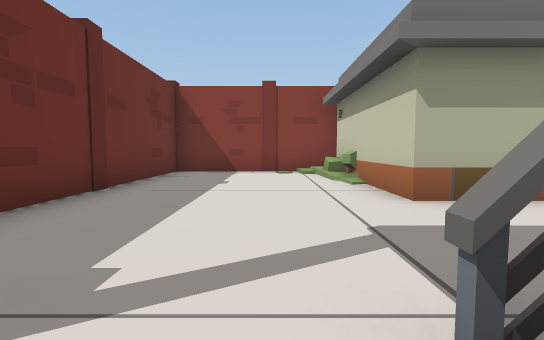
[1] (above)

19 first-person views from a walk through a scene from a Unity 3-D project. The camera is 1.3 m above the floor, tilts 4° down and sees 85° across. The floor is counted in squares, 2 m on a side. Each view is taken from the middle of a square. On the plan, view 1 faces up. The plan holds only what a view shows up to about 9 squares ahead; the rest is blank. The place goes on beyond the plan. The player character is not drawn.

[2]
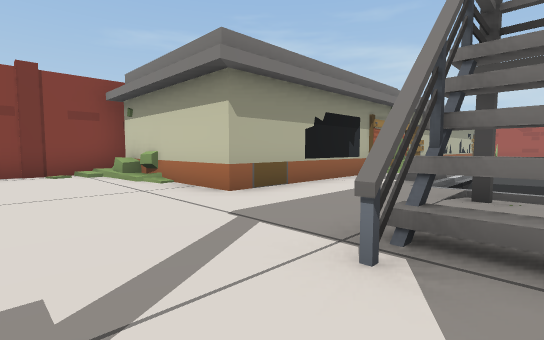

[3]
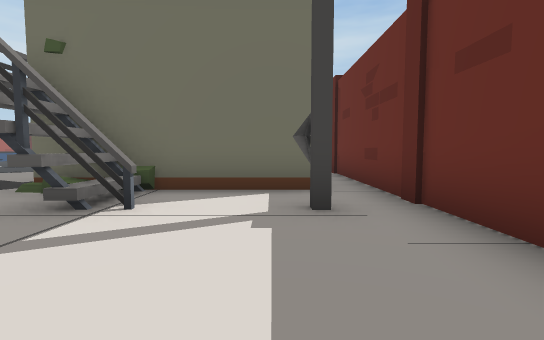

[4]
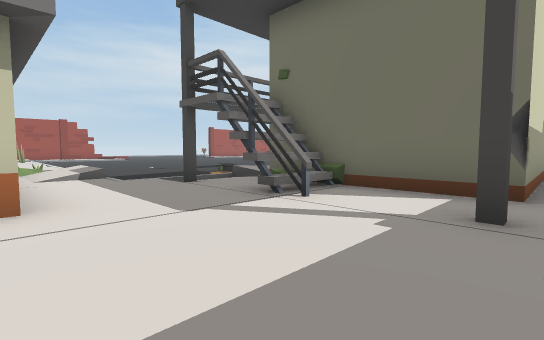

[5]
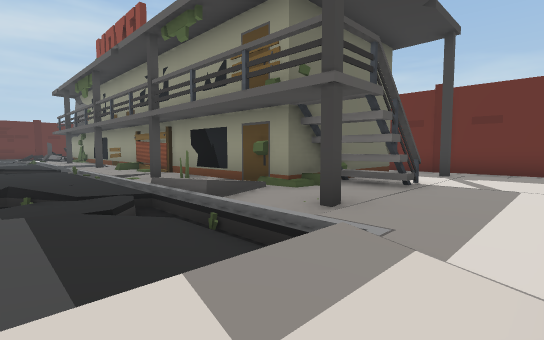

[6]
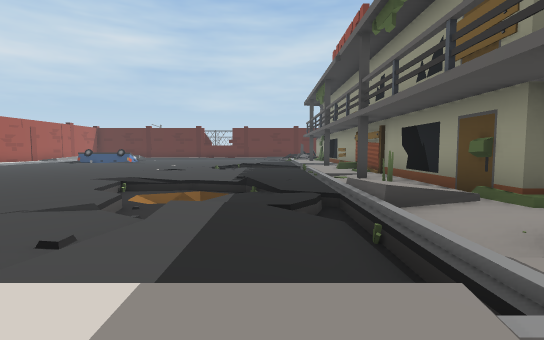

[7]
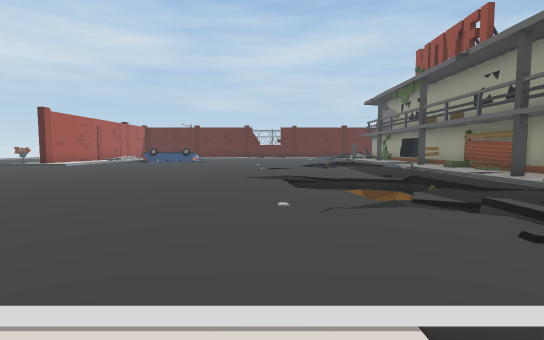

[8]
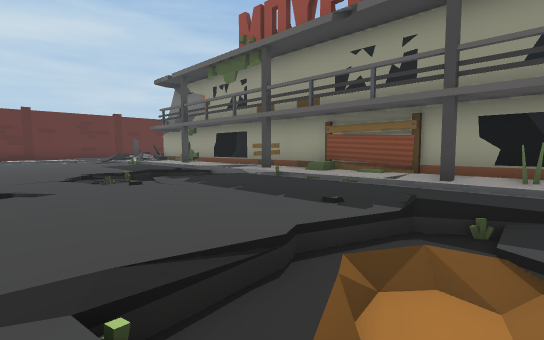

[9]
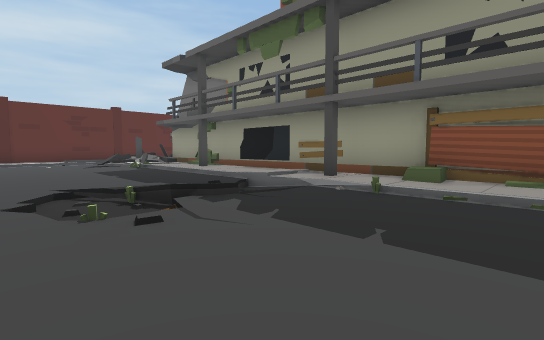

[10]
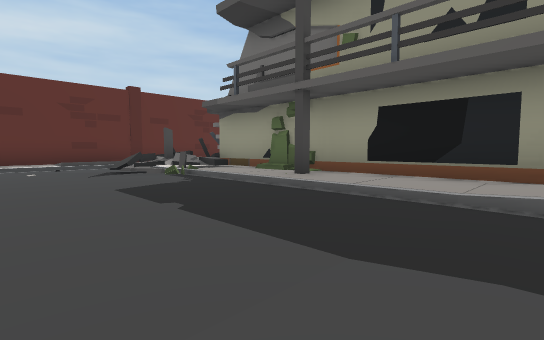

[11]
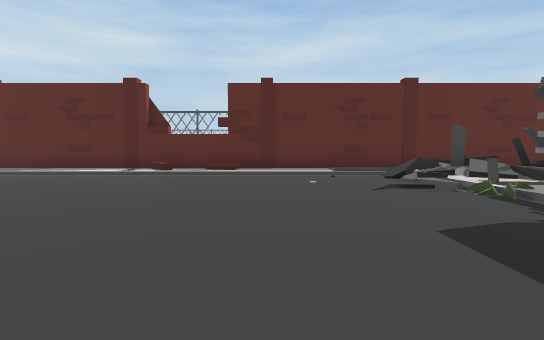

[12]
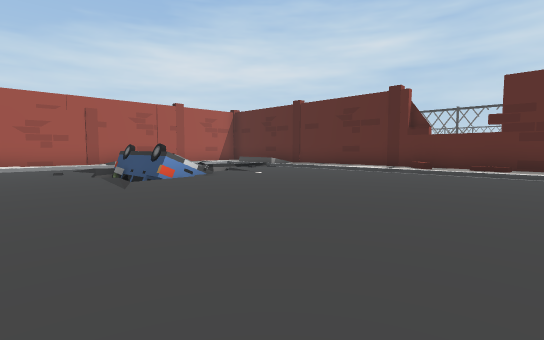

[13]
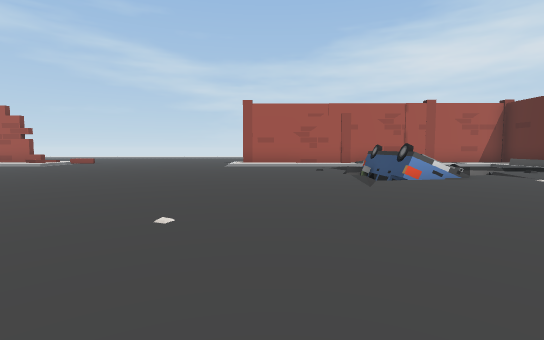

[14]
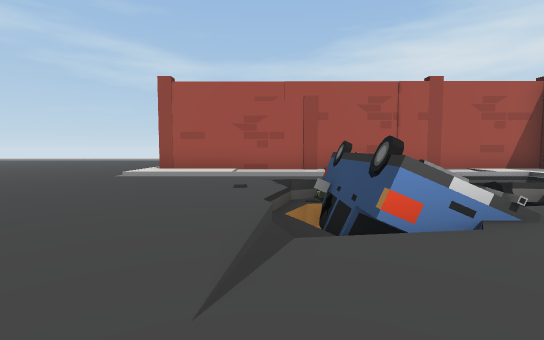

[15]
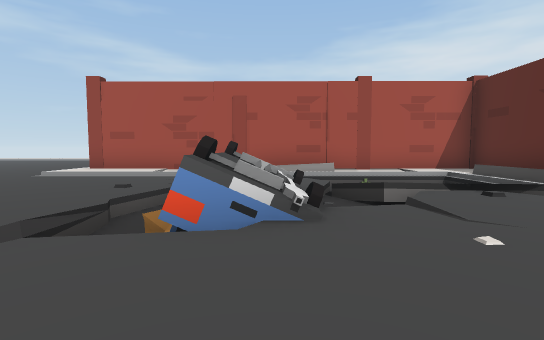

[16]
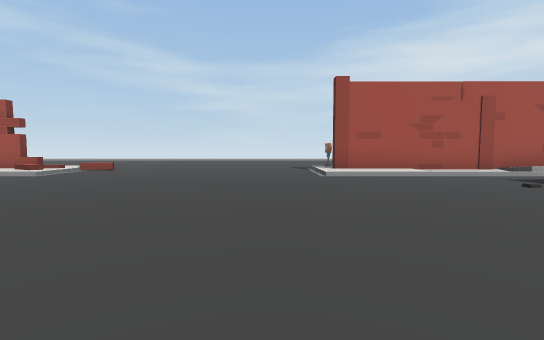

[17]
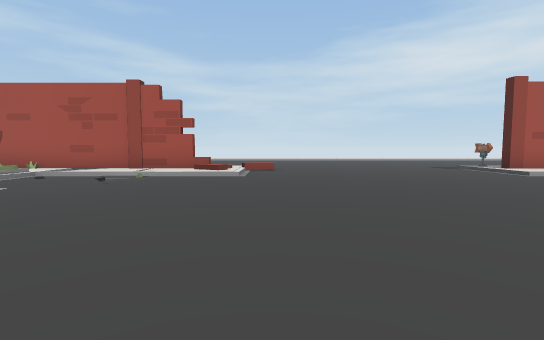

[18]
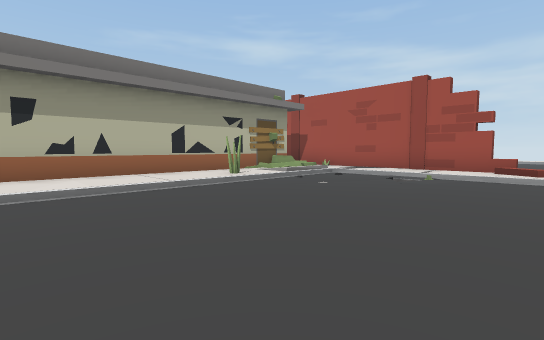

[19]
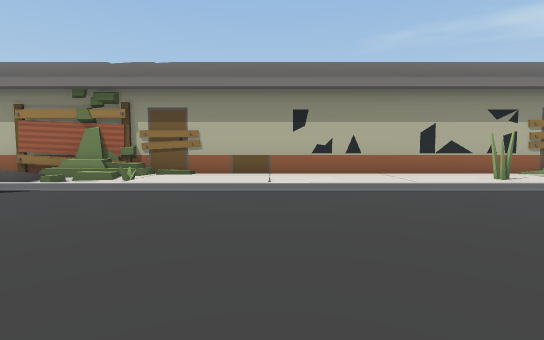

### Floor plan
Key: @ floor where view 1 was taken; # wall or solid block; x gap in a wall; . main floor; : floor 0.25 m higher than the main floor; - floor 0.25 m lower than the main floor; + floor 0.5 m higher than the main floor; _ floor 0.5 m lower than the main floor; / step, stairs or slope; = window, fence, low wall or low ledge; C car.
Columns run from 3 left of view 1 to 21 right of it. Each row starts with its distance up from view 1.
  9 ######
  8 #:::/#
  7 #:::/#
  6 #::::#
  5 #::::#
  4 #::::#################  #
  3 #::::::::////::::::::: /#
  2 #:::::::///////////#////#
  1 #:::##:#///.........../:#
  0 #::@:#:////.........../:#
 -1 #:####/////=.........//:#
 -2 #:#  #/////_.........../#
 -3 #:#  #:#.////..........//
 -4 # #  #:..////.........../
 -5      #:#.. ..............
 -6      ##:.................
 -7       #:......  .........
 -8      ##:/..../ ..........
 -9      #::/.. ./...........
-10      #x////-/............
-11      #::/://...........:
-12      #::...............:#
-13      #::............... #
-14      #::.........////// #
-15      ##:........./CCC/. #
-16      ##:..........+CC //#
-17      #::/.........._////#
-18      #/=//.........// /:#
-19      ##//..........// /:#
-20      # #/........../=//:#
-21        #  ::////::..//::#
-22        ##################

Positions as (right, up) in squares from view 1, and headings:
1: (0, 0), facing up
2: (-1, 0), facing up-right
3: (-1, 4), facing down
4: (-2, 4), facing down-right
5: (7, 3), facing down-left
6: (6, 3), facing down
7: (10, 3), facing down
8: (10, -3), facing down-left
9: (9, -6), facing down-left
10: (8, -11), facing down-left
11: (8, -13), facing down
12: (8, -12), facing down-right
13: (8, -12), facing right
14: (12, -14), facing right
15: (12, -16), facing right
16: (12, -9), facing right
17: (12, -4), facing right
18: (12, -3), facing up-right
19: (12, -3), facing up
